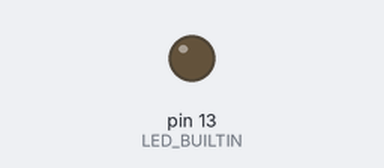
The sketch below on a simulated Arduino Uno, built with avr-gcc and run on an emulated ATmega328P. Parts: output pins drawn as LEDs (lit = HIGH).

Above: at 0.1 s.
Timing chart, 0 to 2.0 s (numbered marks = the images above):
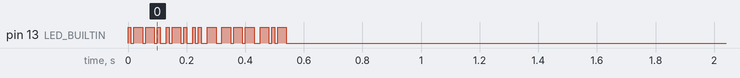

The sketch:

morze.ino
```cpp
String Morze = ".--. .-. .. - --- -.-";
const long interval1 = 10;

void setup() {
  // put your setup code here, to run once:
  pinMode(LED_BUILTIN, OUTPUT);
  for(int i = 0; i < Morze.length(); i++)
  {
    if (Morze[i]=='.') {
      digitalWrite(LED_BUILTIN, 1);
      delay(interval1);
      digitalWrite(LED_BUILTIN, 0);
    }
    else if (Morze[i]=='-'){
      digitalWrite(LED_BUILTIN, 1);
      delay(interval1*3);
      digitalWrite(LED_BUILTIN, 0);
    }
    delay(interval1);
  }
}

void loop() {
  // put your main code here, to run repeatedly:

}
```
